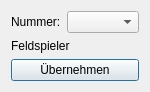
<?xml version="1.0" encoding="UTF-8"?>
<ui version="4.0">
 <class>NumberDialog</class>
 <widget class="QDialog" name="NumberDialog">
  <property name="geometry">
   <rect>
    <x>0</x>
    <y>0</y>
    <width>138</width>
    <height>88</height>
   </rect>
  </property>
  <property name="windowTitle">
   <string>Nummer auswählen</string>
  </property>
  <layout class="QVBoxLayout" name="verticalLayout">
   <item>
    <layout class="QFormLayout" name="formLayout">
     <item row="0" column="0">
      <widget class="QLabel" name="label">
       <property name="text">
        <string>Nummer:</string>
       </property>
      </widget>
     </item>
     <item row="0" column="1">
      <widget class="QComboBox" name="comboBox"/>
     </item>
    </layout>
   </item>
   <item>
    <widget class="QLabel" name="labelPlayertyp">
     <property name="text">
      <string>Feldspieler</string>
     </property>
    </widget>
   </item>
   <item>
    <widget class="QPushButton" name="pushButton">
     <property name="text">
      <string>Übernehmen</string>
     </property>
    </widget>
   </item>
  </layout>
 </widget>
 <resources/>
 <connections/>
</ui>
